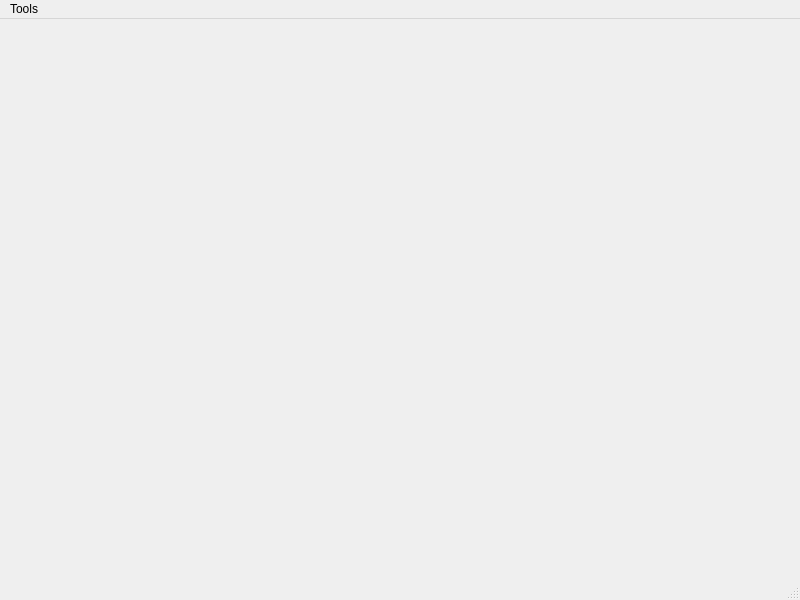
<?xml version="1.0" encoding="UTF-8"?>
<ui version="4.0">
 <class>MainWindow</class>
 <widget class="QMainWindow" name="MainWindow">
  <property name="geometry">
   <rect>
    <x>0</x>
    <y>0</y>
    <width>800</width>
    <height>600</height>
   </rect>
  </property>
  <property name="windowTitle">
   <string>MainWindow</string>
  </property>
  <property name="windowIcon">
   <iconset resource="Icons.qrc">
    <normaloff>:/ICO/ICO/wave_square_sound_e_icon_232872.ico</normaloff>:/ICO/ICO/wave_square_sound_e_icon_232872.ico</iconset>
  </property>
  <widget class="QWidget" name="centralwidget"/>
  <widget class="QMenuBar" name="menubar">
   <property name="geometry">
    <rect>
     <x>0</x>
     <y>0</y>
     <width>800</width>
     <height>21</height>
    </rect>
   </property>
   <widget class="QMenu" name="menuTools">
    <property name="title">
     <string>Tools</string>
    </property>
    <property name="icon">
     <iconset resource="Icons.qrc">
      <normaloff>:/ICO/ICO/Wave-signal-1_icon-icons.com_51836.ico</normaloff>:/ICO/ICO/Wave-signal-1_icon-icons.com_51836.ico</iconset>
    </property>
    <addaction name="actionWave_viewer"/>
    <addaction name="separator"/>
    <addaction name="actionAbout"/>
   </widget>
   <addaction name="menuTools"/>
  </widget>
  <widget class="QStatusBar" name="statusbar"/>
  <action name="actionWave_viewer">
   <property name="icon">
    <iconset resource="Icons.qrc">
     <normaloff>:/ICO/ICO/audiowave_audio_4642.ico</normaloff>:/ICO/ICO/audiowave_audio_4642.ico</iconset>
   </property>
   <property name="text">
    <string>Wave viewer</string>
   </property>
  </action>
  <action name="actionAbout">
   <property name="icon">
    <iconset resource="Icons.qrc">
     <normaloff>:/ICO/ICO/about_faq_support_info_help_icon_251872.ico</normaloff>:/ICO/ICO/about_faq_support_info_help_icon_251872.ico</iconset>
   </property>
   <property name="text">
    <string>About</string>
   </property>
  </action>
 </widget>
 <resources>
  <include location="Icons.qrc"/>
 </resources>
 <connections/>
</ui>
